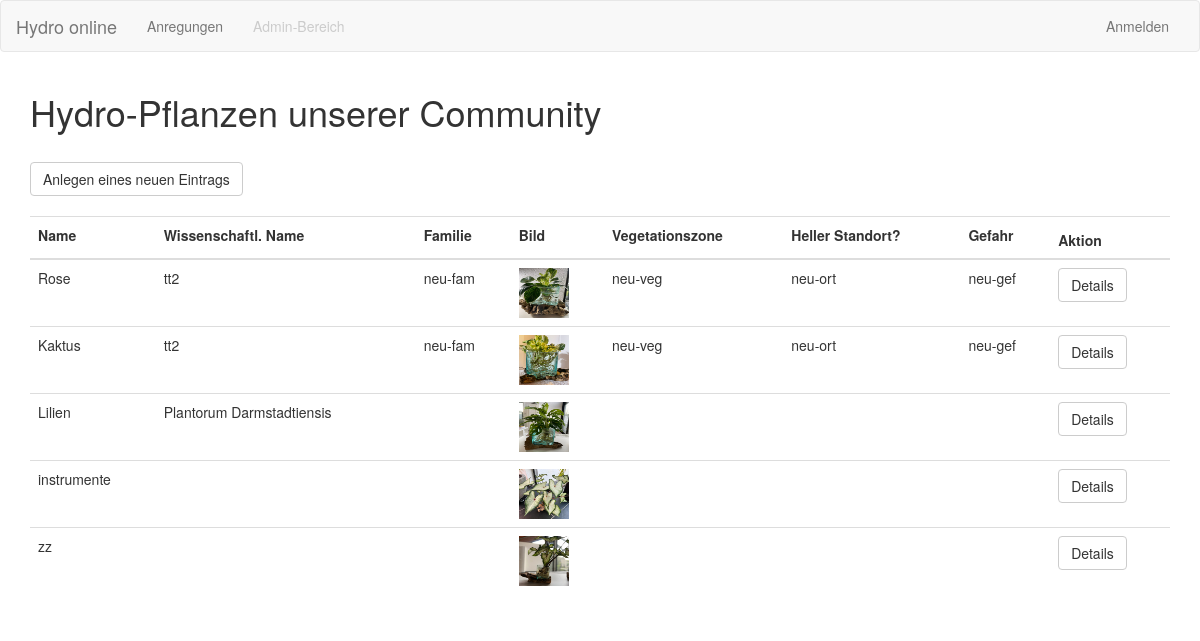
The app's page /pflanzen/1 with its own data.
### backend/models.py (models this page shows)
class Pflanze(db.Model):
    id = db.Column(db.Integer, primary_key=True)
    name = db.Column(db.String(40), nullable=True)
    wissenschaft_name = db.Column(db.String(40), nullable=True)
    familie = db.Column(db.String(40), nullable=True)
    vegetationszone = db.Column(db.String(40), nullable=True)
    will_sonne = db.Column(db.String(40), nullable=True)
    gefahr = db.Column(db.String(40), nullable=True)
    created_at = db.Column(db.DateTime(), default=datetime.utcnow)
    created_by = db.Column(db.Integer, db.ForeignKey('user.id'))

### backend/index.py (the view, shortened to what this page needs)
@app.route('/pflanzen', methods = ['GET', 'POST'])
@app.route("/pflanzen/<id>", methods=['GET','POST'])
def pflanzen_page(id=0):
    form = forms.PflanzeForm()
    pflanzen = Pflanze.query.all()
    detail_form = forms.PflanzeForm()
    modus = "change" #Default
    print(id)
    if (id == "new"):
        print("insert")
        showModal = True
        modus = "insert"
    elif (id != 0):
        detail_pflanzen = db.session.query(Pflanze).filter(Pflanze.id == id)
        print('Anzahl: ' + str(detail_pflanzen.count()))
        for pflanze in detail_pflanzen:
            detail_form.name.data = pflanze.name
            detail_form.wissenschaft_name.data = pflanze.wissenschaft_name
            detail_form.familie.data = pflanze.familie
            detail_form.vegetationszone.data = pflanze.vegetationszone
            detail_form.will_sonne.data = pflanze.will_sonne
            detail_form.gefahr.data = pflanze.gefahr
        showModal = True
        modus = "update"
    else:
        showModal = False
    print(request.method)
    return render_template('pflanzen.html',
                            pflanzen = pflanzen,
                            form = form,
                            detail_form = detail_form,
                            showModal = showModal,
                            modus = modus)

### templates/pflanzen.html (shortened to what this page needs)
{% extends "base.html" %}
{% block my_content %}
<div class="container">
  <h1>Hydro-Pflanzen unserer Community</h1>
  <br>
  <a class="btn btn-default" href="{{ url_for('pflanzen_page', id='new') }}">Anlegen eines neuen Eintrags</a>
  <br>
  <br>
    <table id="data" class="table">
      <form method="POST" action="">
      <thead>
        <tr>
          <th>
            {{form.name.label}}
          </th>
          <th>
            {{form.wissenschaft_name.label}}
          </th>
          <th>
            {{form.familie.label}}
          </th>
          <th>
            {{form.bild.label}}
          </th>
          <th>
            {{form.vegetationszone.label}}
          </th>
          <th>
            {{form.will_sonne.label}}
          </th>
          <th>
            {{form.gefahr.label}}
          </th>
          <th>
            Aktion
          </th>
        </tr>
      </thead>
      <tbody>
      {% for pflanze in pflanzen %}
          <tr>
            <td>
              {{pflanze.name}}
            </td>
            <td>
              {{pflanze.wissenschaft_name}}
            </td>
            <td>
              {{pflanze.familie}}
            </td>
            <td>
              <img src="{{'/static/uploads/Pflanze_' + pflanze.id|string + '.jpg'}}" alt="" height="50" width="50">
            </td>
            <td>
              {{pflanze.vegetationszone}}
            </td>
            <td>
              {{pflanze.will_sonne}}
            </td>
            <td>
              {{pflanze.gefahr}}
            </td>
            <td>
              <a class="btn btn-default" href="{{url_for('form_pflanze_details',id=pflanze.id)}}" role="button">Details</a>
            </td>
          </tr>
       {% endfor %}
    </tbody>
  </table>
</div>
  {% endblock %}

### records on screen
Pflanze: name "Rose", wissenschaft_name "tt2", familie "neu-fam", shows a picture, vegetationszone "neu-veg", will_sonne "neu-ort", gefahr "neu-gef"
Pflanze: name "Kaktus", wissenschaft_name "tt2", familie "neu-fam", shows a picture, vegetationszone "neu-veg", will_sonne "neu-ort", gefahr "neu-gef"
Pflanze: name "Lilien", wissenschaft_name "Plantorum Darmstadtiensis", shows a picture
Pflanze: name "instrumente", shows a picture
Pflanze: name "zz", shows a picture
